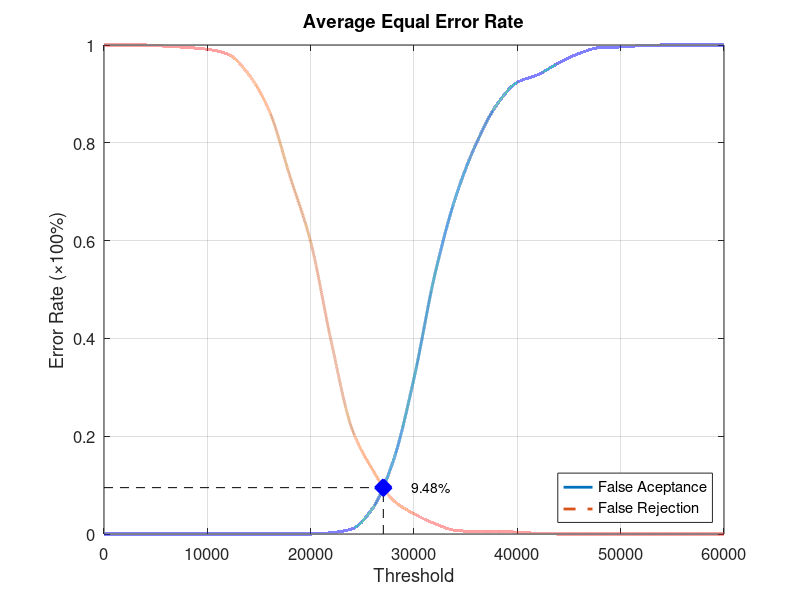
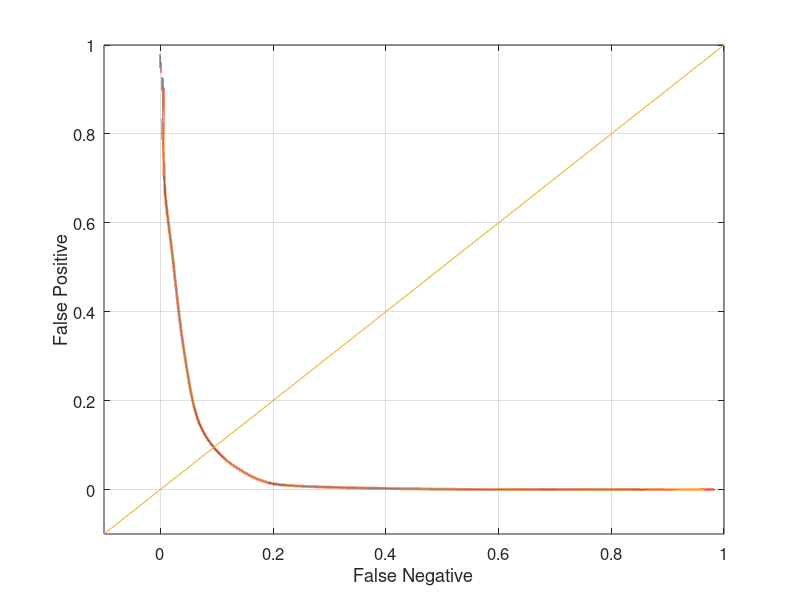

Write MATLAB code to recreate these figures, in order.
function yEER = Experiment2Average
close all;
clear;
clc;
x = 0:2000:60000;
xq = 0:0.5:60000;

y0 = [0 0 0 0 0 0 0 0 0 0 0 0.00263158 0.0105263 0.0526316 0.15 0.318421 0.528947 0.686842 0.797368 0.877632 0.923684 0.939474 0.963158 0.982895 0.994737 0.996053 0.998684 1 1 1 1];
yy0 = interp1(x, y0, xq, 'pchip');
y1 = [1 1 1 0.9975 0.995 0.99125 0.98125 0.94 0.865 0.73125 0.5975 0.3925 0.215 0.13125 0.06875 0.04125 0.02125 0.0075 0.005 0.005 0.00375 0.00125 0 0 0 0 0 0 0 0 0];
yy1 = interp1(x, y1, xq, 'pchip');

% Calculating EER: 
y2 = abs(y0 - y1);
find(y2 == min(y2))
yy2 = abs(yy0 - yy1);
xEER = find(yy2 == min(yy2));
xEERIndex = xq(xEER) % X-axis EER
yEER = yy0(xEER) % Y-axis EER

main = figure
plot(xq, yy0,'-','LineWidth', 2);	hold on
plot(xq, yy1,'--','LineWidth', 2);	hold on
plot([xEERIndex xEERIndex], [0 yEER], 'k--');	hold on
plot([0 xEERIndex], [yEER yEER], 'k--');	hold on
plot(xEERIndex, yEER, 'bx', 'LineWidth', 10);	hold on
text(xEERIndex + 10 * xEERIndex / 100, yEER, [num2str(round((10000 * yEER)) / 100) '%'])
legend('False Aceptance', 'False Rejection', 'Location', 'SouthEast')
xlabel('Threshold')
ylabel('Error Rate (\times100%)')
title('Average Equal Error Rate')
set(gca, 'FontSize', 12)
axis([0 60000 0 1])
grid on

print(main, 'Experiment2AverageMain', '-dpng');
FNRxFPR = figure('Color', [1 1 1]);
plot(yy1, yy0, '-', yy1, yy0, 'LineWidth', 2);
hold on
y = -0.1:0.1:1
plot(y, y); 
set(gca, 'FontSize', 12)
xlabel('False Negative')
ylabel('False Positive')
axis([-0.1 1 -0.1 1])
set(gca, 'FontSize', 12)
grid on

print(FNRxFPR, 'Experiment2AverageFNRxFPR','-dpng');
end
